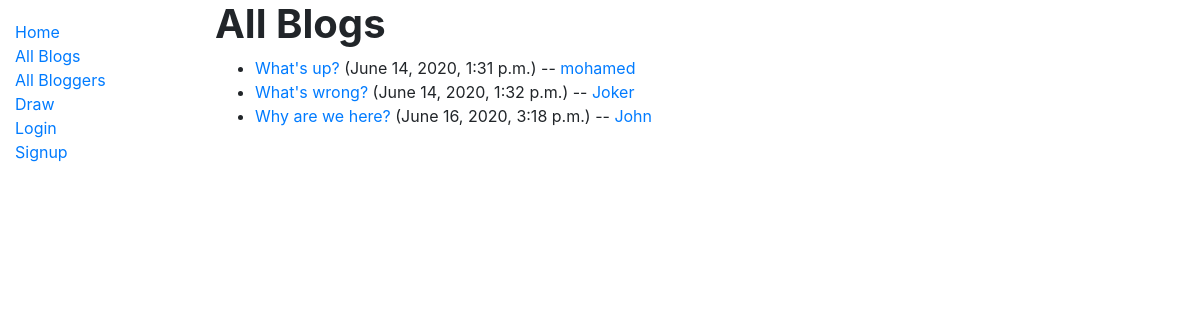
The app's page /blog/all with its own data.
### blog/models.py (models this page shows, shortened)
class Blog(models.Model):
    post = models.CharField(max_length=200)
    author = models.ForeignKey(Author, on_delete=models.SET_NULL, null=True, blank=True)
    description = models.TextField()
    date = models.DateTimeField(auto_now=True)
    def get_absolute_url(self):
        return reverse('blog-detail', args=[str(self.id)])

class Author(models.Model):
    name = models.OneToOneField(User, on_delete=models.SET_NULL, null=True)
    bio = models.TextField()
    class Meta:
        ordering = ['name']
    def __str__(self):
        return self.name.username
    def get_absolute_url(self):
        return reverse('author-detail', args=[str(self.id)])

### blog/views.py (the view)
# urls.py: path('all', views.BlogListView.as_view(), name='blogs'),
class BlogListView(generic.ListView):
    model = Blog

### blog/templates/blog/blog_list.html
{% extends "base_generic.html" %}
{% block content %}
  <h1><strong>All Blogs</strong></h1>
  {% if blog_list %}
  <ul>
    {% for blog in blog_list %}
      <li>
        <a href="{{ blog.get_absolute_url }}">{{ blog.post }}</a> ({{blog.date}}) -- <a href="{{ blog.author.get_absolute_url }}">{{ blog.author }}</a>
      </li>
    {% endfor %}
  </ul>
  {% else %}
    <p>There are no posts in this blog.</p>
  {% endif %}
{% endblock %}

### records on screen
Blog: post "What's up?", date "June 14, 2020, 1:31 p.m.", author "mohamed"
Blog: post "What's wrong?", date "June 14, 2020, 1:32 p.m.", author "Joker"
Blog: post "Why are we here?", date "June 16, 2020, 3:18 p.m.", author "John"
